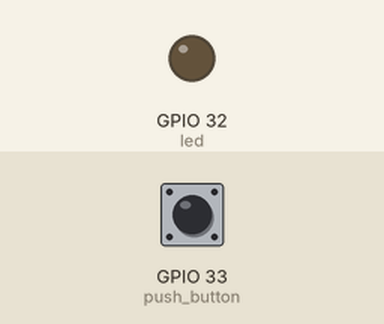
Bench run of a program on a simulated ESP32 board running MicroPython. Shown: output pins drawn as LEDs (lit = HIGH). Inputs (shaded band) come from the test bench; at power-on: GPIO 33 (push_button) LOW.

Above: at 1.2 s.
1.3 s: GPIO 33 (push_button) pulled HIGH for 1.2 s
At 2.8 s:
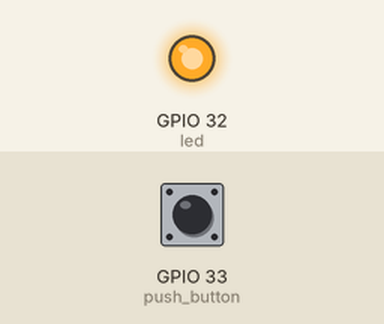
4.5 s: GPIO 33 (push_button) pulled HIGH for 3.2 s
At 8.6 s:
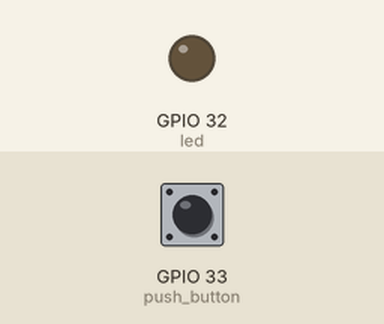
Timing chart, 0 to 10.1 s (numbered marks = the images above; inputs shaded):
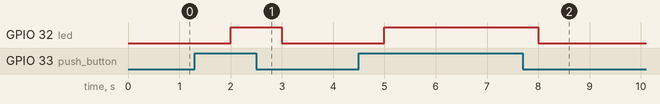

The program:

button.py
```python
from machine import Pin
from time import sleep

led = Pin(32, Pin.OUT)
push_button = Pin(33, Pin.IN)

while True:
    status = push_button.value()
    if status == True:
        led.value(True)
    if status == False:
        led.value(False)
    sleep(1)
    
```

Measured:
- after the input at 1.3 s, GPIO 32 (led): LOW → HIGH after 0.70 s, → LOW 1.0 s later
- after the input at 4.5 s, GPIO 32 (led): LOW → HIGH after 0.50 s, → LOW 3.0 s later
